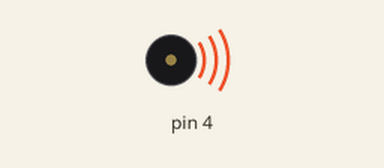
The sketch below on a simulated Arduino Uno, built with avr-gcc and run on an emulated ATmega328P. Shown: buzzer (waves = sounding).

Above: at 0.1 s.
At 3.3 s:
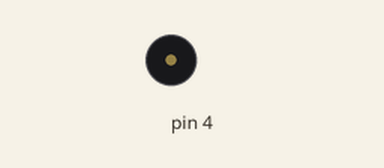
Timing chart, 0 to 4.8 s (numbered marks = the images above):
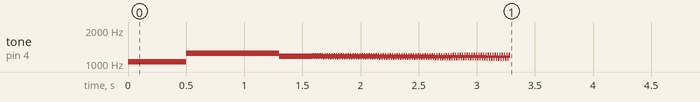

The sketch:

ScarySound.ino
```cpp
/*
 * Make a scary sound
 */

void setup()                                 // Built-in initialization block
{
  tone(4, 1046, 500);
  delay(500);
  tone(4, 1245, 800);
  delay(800);

  for(int i=1;i<100;i++)
  {
    tone(4, 1175-i/2, 10);
    delay(10);
    tone(4, 1175+i/5, 10);
    delay(10);
  }
}

void loop()                                  // Main loop auto-repeats
{
}
```
